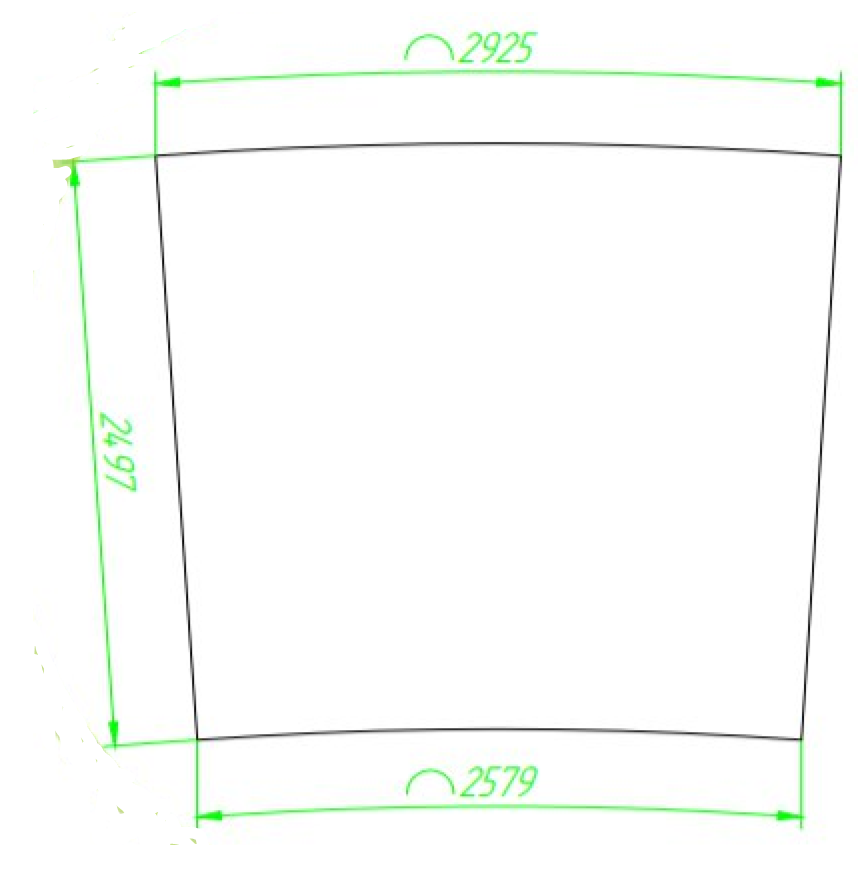
#> input picture IN/размер 24.PNG, 858 x 872 px, found by its file name
$ python extract_shape.py
#> lines starting #> are read from the running program, lines starting #| are printed output that depends on the picture; after the words box and inside, x2 and y2 are one past the last pixel; in counts of white or black regions, pixels touching at a corner belong together
#!/usr/bin/env python3
"""Параметры ТОЧНОЙ формы экрана из ТЗ (in/размер 24.PNG): 4 угла + прогиб дуг
верх/низ. Без тяжёлой морфологии (чтобы сохранить кривизну дуг).
Вывод — доли bbox, чтобы строить clip-path: path() с настоящими кривыми."""
import cv2, numpy as np, json

im = cv2.imread("in/размер 24.PNG")
#> im is the input picture: shape (872, 858, 3); mean B, G, R 250.5, 252.8, 250.6
H, W = im.shape[:2]
#> H = 872; W = 858
b, g, r = im[:, :, 0].astype(int), im[:, :, 1].astype(int), im[:, :, 2].astype(int)
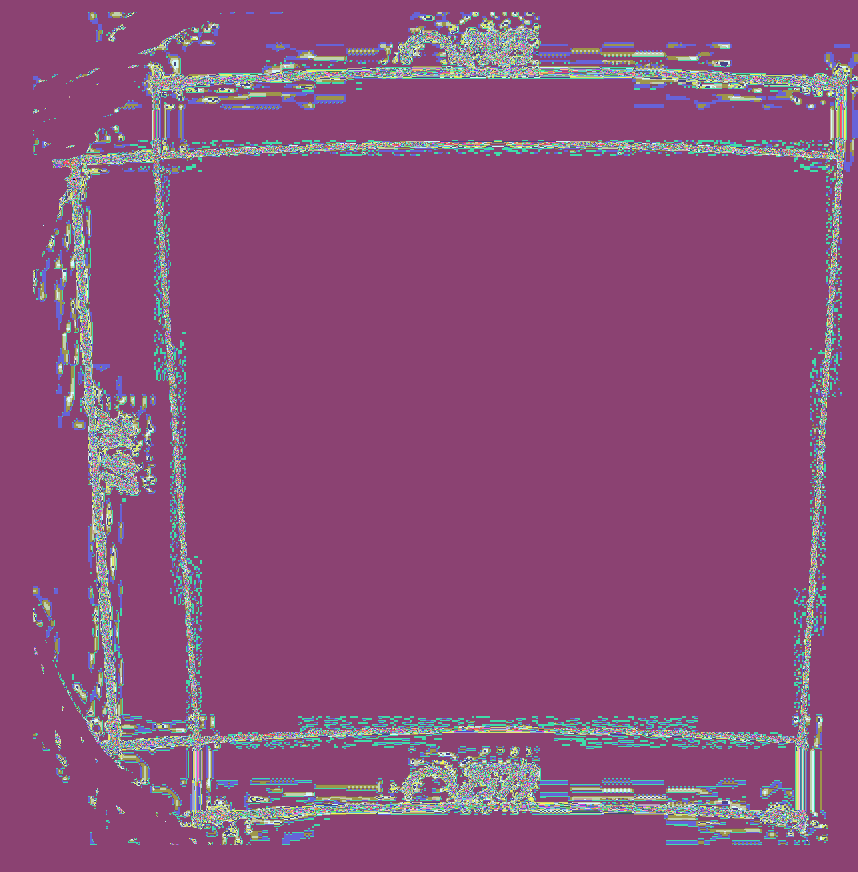
#> b: shape (872, 858) int64; 256 distinct labels, from 0 to 255; one colour per label, 0 black
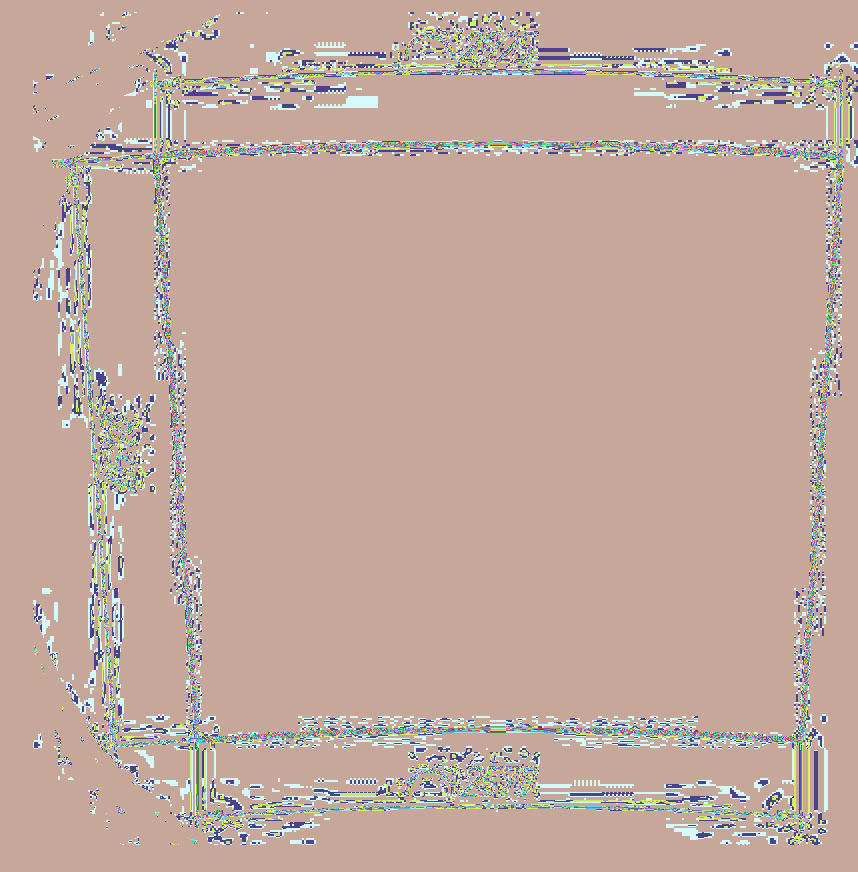
#> g: shape (872, 858) int64; 249 distinct labels, from 6 to 255; one colour per label, 0 black
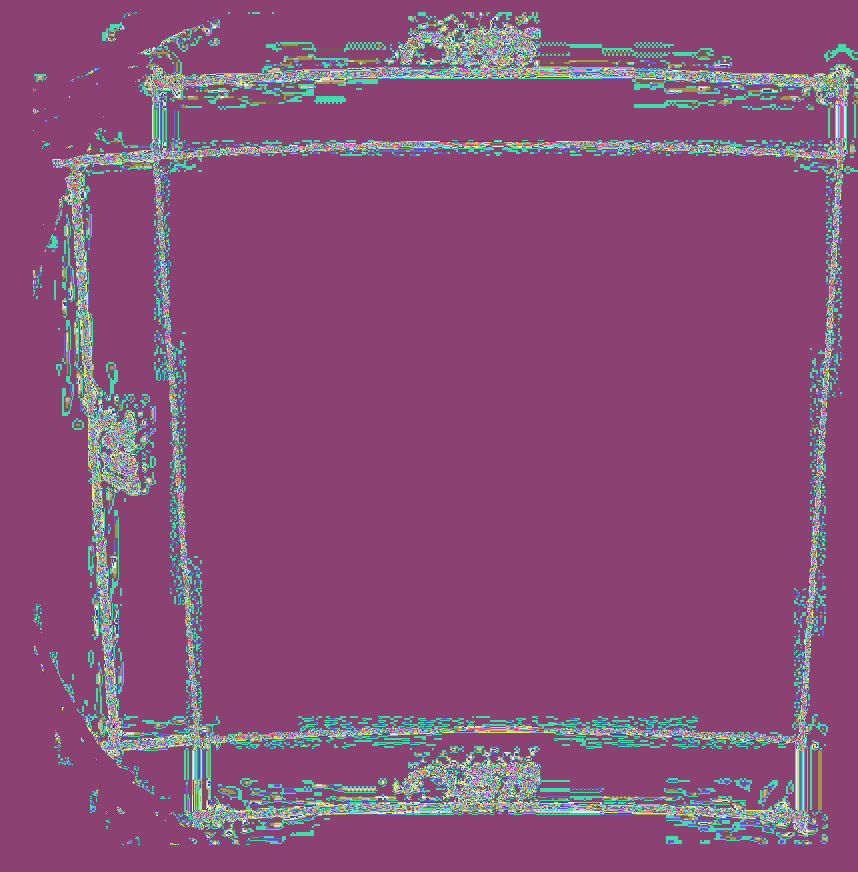
#> r: shape (872, 858) int64; 256 distinct labels, from 0 to 255; one colour per label, 0 black
gray = (r + g + b) / 3
green = (g > r + 25) & (g > b + 25)
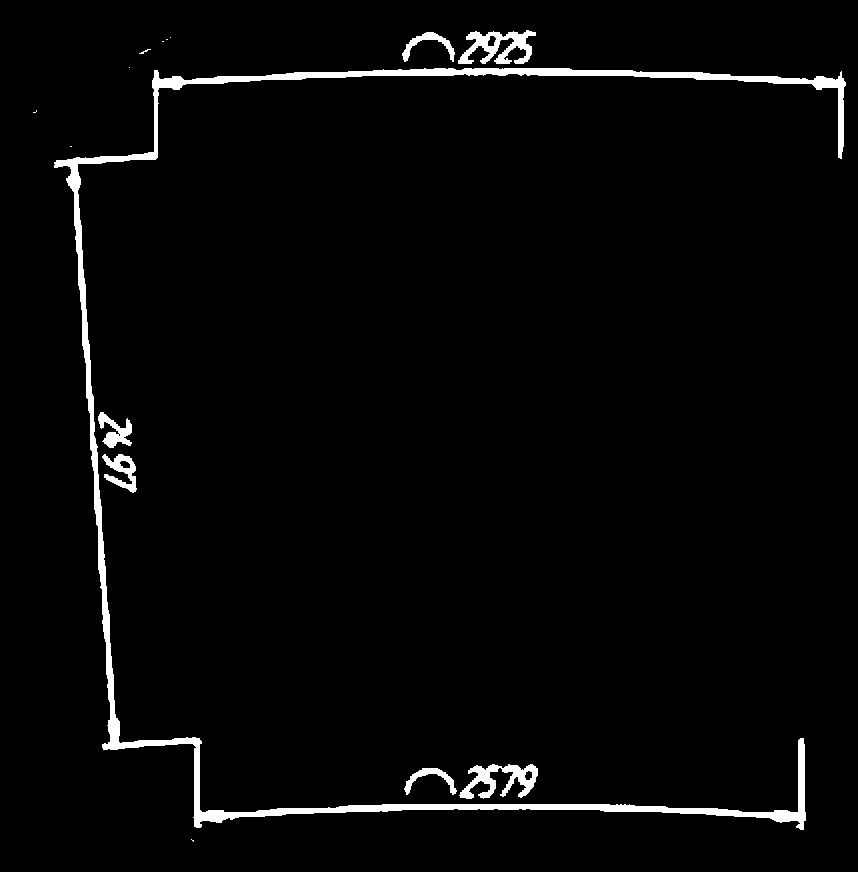
#> green: shape (872, 858) bool; 2.7% white; 15 white regions (8 under 20 px), largest, box (x1, y1, x2, y2) and area: (54, 68, 846, 830) 15376, (458, 30, 536, 64) 1324, (459, 764, 538, 799) 1278
dark = (gray < 150) & ~green                       # только чёрный контур
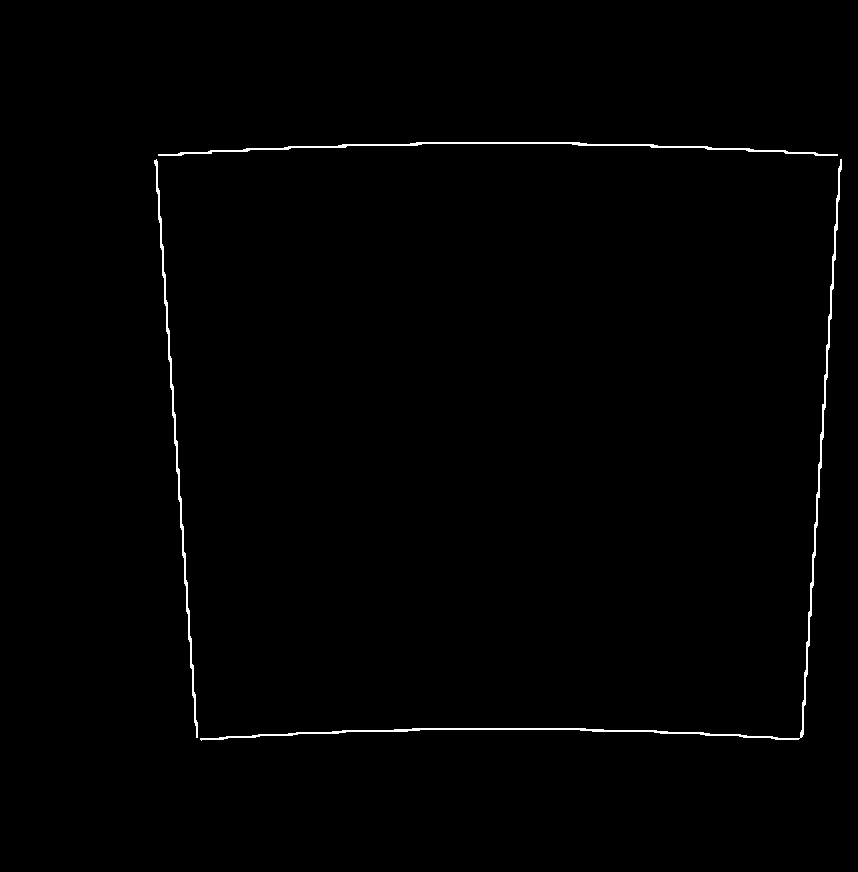
#> dark: shape (872, 858) bool; 0.73% white in thin lines or dots, all inside (x1, y1, x2, y2) = (154, 142, 842, 741)
ys, xs = np.where(dark)
#> ys = 5455 values from 142 to 740; xs = 5455 values, max 841 at index 1476, min 154 at index 1477, mean 499.2
minx, maxx, miny, maxy = xs.min(), xs.max(), ys.min(), ys.max()
#> minx = 154; maxx = 841; miny = 142; maxy = 740
w, h = maxx - minx, maxy - miny
#> w = 687; h = 598
print("bbox", w, "x", h, "aspect", round(w / h, 4))
#| bbox 687 x 598 aspect 1.1488

pts = np.stack([xs, ys], 1).astype(float)
#> pts = 5455 pairs, first value 154 to 841, second value 142 to 740
def corner(score):  # вернуть точку, минимизирующую score
    return pts[np.argmin(score)]
tl = corner(pts[:, 0] + pts[:, 1])
#> tl = [158, 154]
br = corner(-(pts[:, 0] + pts[:, 1]))
#> br = [802, 736]
bl = corner(pts[:, 0] - pts[:, 1])
#> bl = [196, 737]
tr = corner(-(pts[:, 0] - pts[:, 1]))
#> tr = [837, 154]

# прогиб верхней дуги: самый верхний контурный пиксель у центра X
cx = (tl[0] + tr[0]) / 2
#> cx = 497.5
band = lambda c, win: dark[:, int(c - win):int(c + win)]
def edge_y(c, top=True, win=8):
#> called with c = 497.5, top = True, win = 8
    col_xs = np.where((xs > c - win) & (xs < c + win))[0]
#> col_xs = 64 values from 74 to 4394
    yy = ys[col_xs]
#> yy = 64 values from 142 to 729
    return yy.min() if top else yy.max()
topMidY = edge_y(cx, True)
#> topMidY = 142
bx = (bl[0] + br[0]) / 2
#> bx = 499
botMidY = edge_y(bx, False)
#> botMidY = 729

def fx(px): return (px - minx) / w
def fy(py): return (py - miny) / h
shape = {
    "aspect": round(w / h, 4),
    "tl": [round(fx(tl[0]), 4), round(fy(tl[1]), 4)],
    "tr": [round(fx(tr[0]), 4), round(fy(tr[1]), 4)],
    "br": [round(fx(br[0]), 4), round(fy(br[1]), 4)],
    "bl": [round(fx(bl[0]), 4), round(fy(bl[1]), 4)],
    "topMid": [round(fx(cx), 4), round(fy(topMidY), 4)],
    "botMid": [round(fx(bx), 4), round(fy(botMidY), 4)],
}
#> shape = {'aspect': 1.15, 'tl': [0.0058, 0.0201], 'tr': [0.994, 0.0201], 'br': [0.943, 0.993], 'bl': [0.0611, 0.995], 'topMid': [0.5, 0], 'botMid': [0.502, 0.982]}
print(json.dumps(shape, ensure_ascii=False))
#| {"aspect": 1.1488, "tl": [0.0058, 0.0201], "tr": [0.9942, 0.0201], "br": [0.9432, 0.9933], "bl": [0.0611, 0.995], "topMid": [0.5, 0.0], "botMid": [0.5022, 0.9816]}
open("/tmp/shape.json", "w").write(json.dumps(shape))

# визуализация
vis = im.copy()
for nm, p in [("tl", tl), ("tr", tr), ("br", br), ("bl", bl)]:
    cv2.circle(vis, (int(p[0]), int(p[1])), 7, (0, 0, 255), -1)
#> this loop made 4 passes
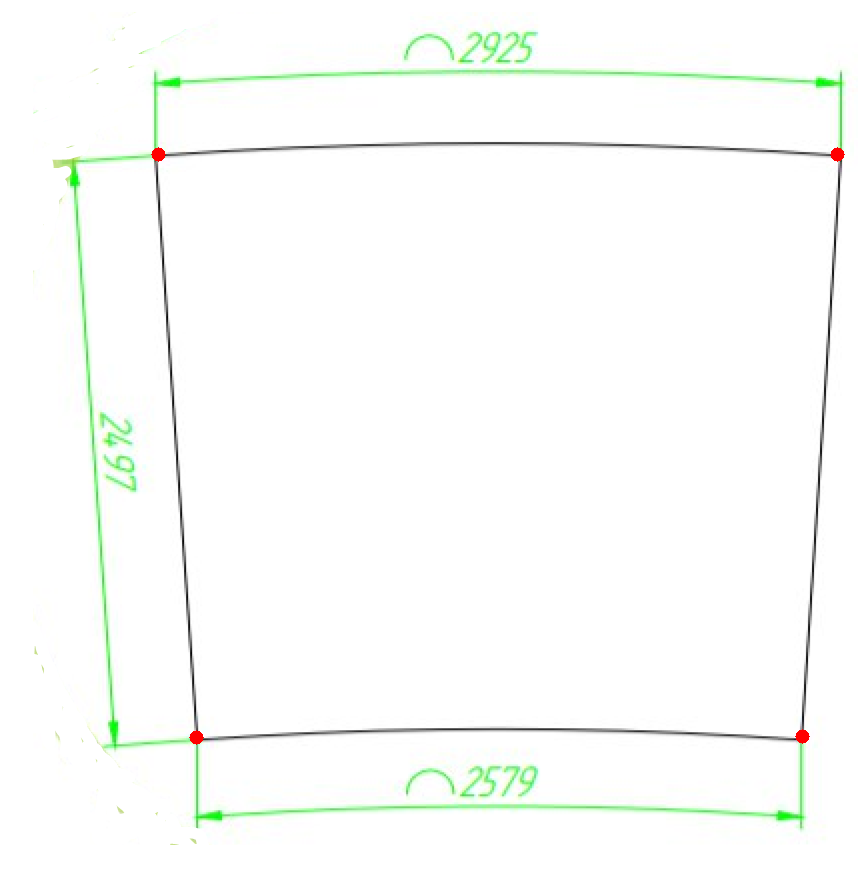
#> vis: shape (872, 858, 3); 0.08% of pixels changed, all inside (x1, y1, x2, y2) = (151, 147, 845, 745)
cv2.circle(vis, (int(cx), int(topMidY)), 7, (255, 0, 0), -1)
#> vis: shape (872, 858, 3); 0.02% of pixels changed, all inside (x1, y1, x2, y2) = (490, 135, 505, 150)
cv2.circle(vis, (int(bx), int(botMidY)), 7, (255, 0, 0), -1)
#> vis: shape (872, 858, 3); mean B, G, R 250.4, 252.6, 250.6
cv2.imwrite("/tmp/shape_pts.png", vis)
print("top bow:", round((fy(topMidY) - (fy(tl[1]) + fy(tr[1])) / 2) * 100, 1), "% | bottom bow:",
      round((fy(botMidY) - (fy(bl[1]) + fy(br[1])) / 2) * 100, 1), "%")
#| top bow: -2.0 % | bottom bow: -1.3 %
